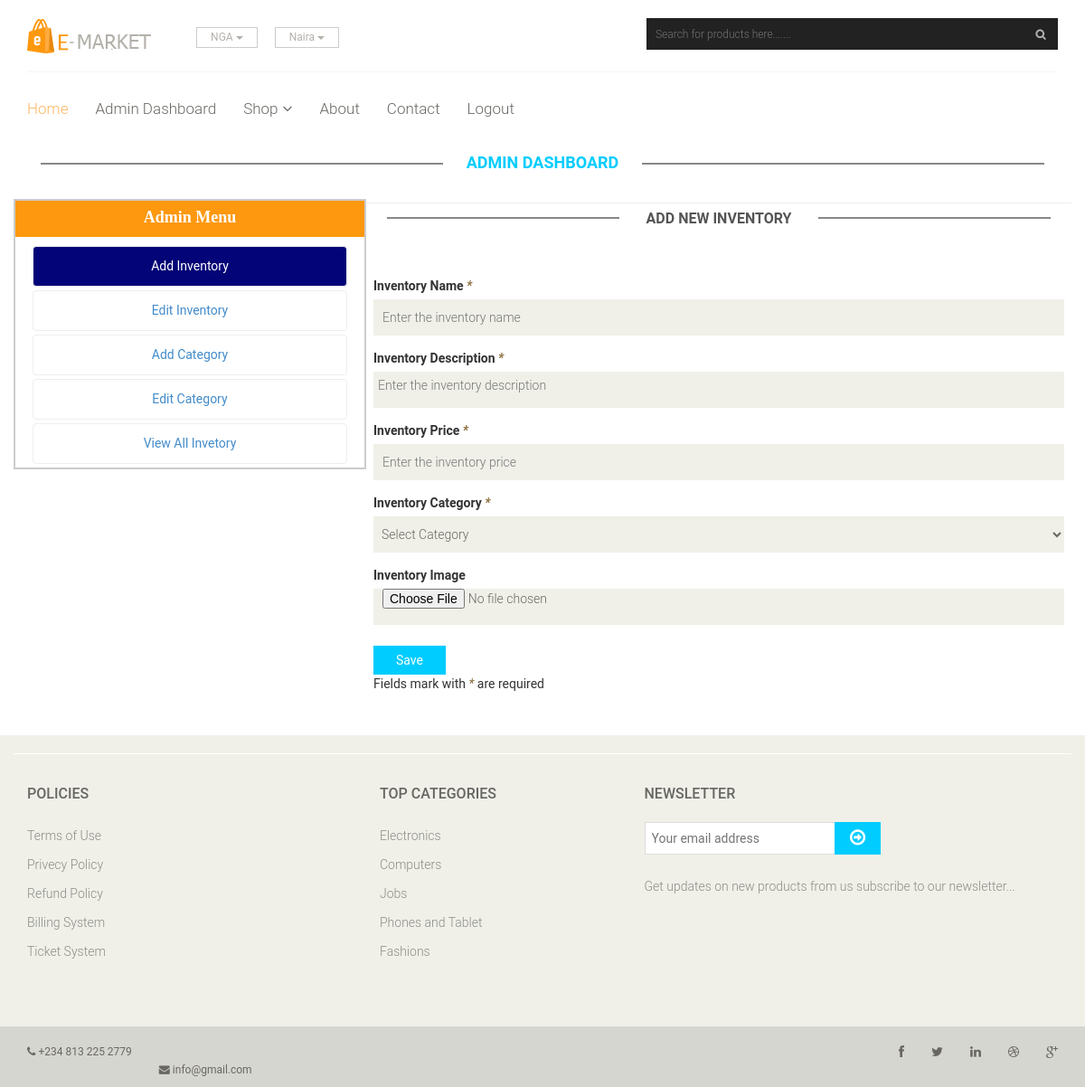
The page /add_product.php (signed in) on the database its author committed.
### tables this page shows
CREATE TABLE IF NOT EXISTS `categories` (
  `id` int(11) NOT NULL AUTO_INCREMENT,
  `name` varchar(50) NOT NULL,
  PRIMARY KEY (`id`),
  UNIQUE KEY `name` (`name`)
);

### add_product.php (the view, shortened to what this page needs)
<!DOCTYPE html>
<html lang="en">
<head>
    <link href="css/bootstrap.min.css" rel="stylesheet">
    <link href="css/font-awesome.min.css" rel="stylesheet">
    <link href="css/main.css" rel="stylesheet">
    <link href="css/responsive.css" rel="stylesheet">
    <link rel="stylesheet" type="text/css" href="css/other.css">
</head>
<body>
    <header id="header">
        <div class="header-middle">
            <div class="container">
                <div class="row">
                    <div class="col-sm-4">
                        <div class="logo pull-left">
                            <a href="index.php"><img src="images/home/logo.png" alt="" /></a>
                        </div>
                        <div class="btn-group pull-right">
                            <div class="btn-group">
                                <button type="button" class="btn btn-default dropdown-toggle usa" data-toggle="dropdown">
                                    NGA
                                    <span class="caret"></span>
                                </button>
                            </div>
                            <div class="btn-group">
                                <button type="button" class="btn btn-default dropdown-toggle usa" data-toggle="dropdown">
                                    Naira
                                    <span class="caret"></span>
                                </button>
                            </div>
                        </div>
                    </div>
                   <div class="col-sm-8">
                        <form action="search.php" method="get"><div class="search_box pull-right">
                            <input type="text" name="q" required placeholder="Search for products here......."/>
                        </div>
                        </form>
                    </div>
                </div>
            </div>
        </div>
        <div class="header-bottom">
            <div class="container">
                <div class="row">
                    <div class="col-sm-12">
                        <div class="mainmenu pull-left">
                            <ul class="nav navbar-nav collapse navbar-collapse">
                                <li><a href="index.php" class="active">Home</a></li>
                                <li><a href="dashboard.php">Admin Dashboard</a></li>
                                <li class="dropdown"><a href="#">Shop<i class="fa fa-angle-down"></i></a>
                                </li>
                                <li><a href="about.php">About</a></li>
                                <li><a href="contact.php">Contact</a></li>
                                <li><a href="logout.php">Logout</a></li>
                            </ul>
                        </div>
                    </div>
                </div>
            </div>
        </div>
    </header>
    <div class="container">
        <h2 class="title">admin dashboard</h2>
        <div class="row">
            <div class="col-sm-4 pull-left admin-left">
                <h4 align="center">
                    Admin Menu
                </h4>
                <ul>
                    <li><a href="add_product.php" class="active">Add Inventory</a></li>
                    <li><a href="edit_product.php">Edit Inventory</a></li>
                    <li><a href="add_category.php">Add Category</a></li>
                    <li><a href="edit_category.php">Edit Category</a></li>
                    <li><a href="admin-shop.php">View All Invetory</a></li>
                </ul>
            </div>
            <div class="col-sm-8 pull-right admin-right">
                <h2 class="title">Add new inventory</h2>
                <div class="row">
                    <div class="col-sm-12">
                    </div>
                </div>
                <section class="login-form" id="form">
                <form action="" method="post" enctype="multipart/form-data" role="form">
                    <div class="form-group">
                        <label for="name">Inventory Name <em class='text-warning'>*</em></label>
                        <input type="text" required placeholder="Enter the inventory name" name="name" id="name">
                    </div>
                    <div class="form-group">
                        <label for="desc">Inventory Description <em class='text-warning'>*</em></label>
                        <textarea name="desc" id="desc" required placeholder="Enter the inventory description"></textarea>
                    </div>
                    <div class="form-group">
                        <label for="price">Inventory Price <em class='text-warning'>*</em></label>
                        <input type="text" pattern="[0-9.0-9]+" required placeholder="Enter the inventory price" name="price" id="price">
                    </div>
                    <div class="form-group">
                        <label for="category">Inventory Category <em class='text-warning'>*</em></label>
                        <select name="category" id="category" required>
                            <option value="">Select Category</option>
                        </select>
                    </div>
                    <div class="form-group">
                        <label for="pic">Inventory Image</label>
                        <input type="file" name="pic" id="pic" accept="image/*">
                    </div>
                    <button type="submit" name="add">Save</button>
                    <p>
                        Fields mark with <em class='text-warning'>*</em> are required
                    </p>
                </form>
                </section>
            </div>
        </div>
    </div>
    <footer id="footer">
        <div class="footer-top">
        </div>
        <div class="footer-widget">
            <div class="container">
                <div class="row">
                    <div class="col-sm-4">
                        <div class="single-widget">
                            <h2>Policies</h2>
                            <ul class="nav nav-pills nav-stacked">
                                <li><a href="#">Terms of Use</a></li>
                                <li><a href="#">Privecy Policy</a></li>
                                <li><a href="#">Refund Policy</a></li>
                                <li><a href="#">Billing System</a></li>
                                <li><a href="#">Ticket System</a></li>
                            </ul>
                        </div>
                    </div>
                    <div class="col-sm-3">
                        <div class="single-widget">
                            <h2>Top Categories</h2>
                            <ul class="nav nav-pills nav-stacked">
                                <?php categories(); ?>
                            </ul>
                        </div>
                    </div>
                    <div class="col-sm-5">
                        <div class="single-widget">
                            <h2>Newsletter</h2>
                            <form action="#" class="searchform">
                                <input type="text" placeholder="Your email address" />
                                <button type="submit" class="btn btn-default"><i class="fa fa-arrow-circle-o-right"></i></button>
                                <p>Get updates on new products from us subscribe to our newsletter...</p>
                            </form>
                        </div>
                    </div>
                </div>
            </div>
        </div>
        <div class="footer-bottom">
            <div class="container">
                <div class="row">
                                    <div class="row">
                    <div class="col-sm-6">
                        <div class="contactinfo">
                            <ul class="nav nav-pills">
                                <li><a href="#"><i class="fa fa-phone"></i> +234 813 225 2779</a></li>
                                <li><a href="#"><i class="fa fa-envelope"></i> info@gmail.com</a></li>
                            </ul>
                        </div>
                    </div>
                    <div class="col-sm-6">
                        <div class="social-icons pull-right">
                            <ul class="nav navbar-nav">
                                <li><a href="#"><i class="fa fa-facebook"></i></a></li>
                                <li><a href="#"><i class="fa fa-twitter"></i></a></li>
                                <li><a href="#"><i class="fa fa-linkedin"></i></a></li>
                                <li><a href="#"><i class="fa fa-dribbble"></i></a></li>
                                <li><a href="#"><i class="fa fa-google-plus"></i></a></li>
                            </ul>
                        </div>
                    </div>
                </div>
            </div>
        </div>
    </footer>
</body>
</html>

### php/function.php (shortened to what this page needs)
<?php
	function categories(){
		$q = mysql_query("SELECT * FROM categories ORDER BY RAND() LIMIT 5")
			or die(mysql_error());
			while ($rs=mysql_fetch_assoc($q)) {
				echo "<li><a href='category.php?id=".$rs['id']."'>".$rs['name']."</li>";
			}
	}
?>

### css/main.css (style rules this page uses)
ul li { list-style: none; }
a { -webkit-transition: 300ms; -moz-transition: 300ms; -o-transition: 300ms; transition: 300ms; }
h1, h2, h3, h4, h5, h6 { font-family: 'Roboto', sans-serif; }
.contactinfo ul li a { font-size: 12px; color: #696763; font-family: 'Roboto', sans-serif; }
.social-icons ul li a { border: 0 none; border-radius: 0; color: #696763; padding:0px; }
.social-icons ul li { display:inline-block; }
.social-icons ul li a i { padding: 11px 15px; transition: all 0.9s ease 0s; -moz-transition: all 0.9s ease 0s; -webkit-transition: all 0.9s ease 0s; -o-transition: all 0.9s ease 0s; }
.header-middle .container .row { border-bottom: 1px solid #f5f5f5; margin-left: 0; margin-right: 0; padding-bottom: 20px; padding-top: 20px; }
.header-middle .container .row .col-sm-4 { padding-left: 0; }
.header-middle .container .row .col-sm-8 { padding-right:0; }
.usa { border-radius: 0; color: #B4B1AB; font-size: 12px; margin-right: 20px; padding: 2px 15px; margin-top: 10px; }
.header-bottom { padding-bottom: 30px; padding-top: 30px; }
.navbar-collapse.collapse { padding-left: 0; }
.mainmenu ul li { padding-right: 15px; padding-left: 15px; }
.mainmenu ul li:first-child { padding-left: 0px; }
.mainmenu ul li a { color: #696763; font-family: 'Roboto', sans-serif; font-size: 17px; font-weight: 300; padding: 0; padding-bottom: 10px; }
.mainmenu ul li a:hover, .mainmenu ul li a.active, .shop-menu ul li a.active { background:none; color:#fdb45e; }
.search_box input { background: #222; border: medium none; color: #FFF; font-family: 'roboto'; font-size: 12px; font-weight: 300; height: 35px; outline: medium none; padding-left: 10px; width: 455px; background-image: url(../images/home/searchicon.png); background-repeat: no-repeat; background-position: 430px; box-shadow: 0 0 2px #FFF; }
.fa-angle-down { padding-left: 5px; }
#footer { background: #F0F0E9; }
.footer-widget { margin-bottom: 68px; }
.footer-widget .container { border-top: 1px solid #FFFFFF; padding-top: 15px; }
.single-widget h2 { color: #666663; font-family: 'Roboto', sans-serif; font-size: 16px; font-weight: 500; margin-bottom: 22px; text-transform: uppercase; }
.single-widget ul li a { color: #8C8C88; font-family: 'Roboto', sans-serif; font-size: 14px; font-weight: 300; padding: 5px 0; }
.searchform input { border: 1px solid #DDDDDD; color: #CCCCC6; font-family: 'Roboto', sans-serif; font-size: 14px; margin-top: 0; outline: medium none; padding: 7px; width: 212px; }
.searchform button { background: #00ccff; border: medium none; border-radius: 0; margin-left: -5px; margin-top: -3px; padding: 7px 17px; }
.searchform button i { color: #FFFFFF; font-size: 20px; }
.searchform p { color: #8C8C88; font-family: 'Roboto', sans-serif; font-size: 14px; font-weight: 300; margin-top: 25px; }
.footer-bottom { background: #D6D6D0; padding-top: 10px; }
.left-sidebar h2:after, h2.title:after { content: " "; position: absolute; border: #888 solid thin; bottom:8px; left: 0; width: 100%; height: 0; z-index: -2; }
h2.title:before { content: " "; position: absolute; background: #fff; bottom: -6px; width: 220px; height: 30px; z-index: -1; left: 50%; margin-left: -110px; }
h2.title { color: #00ccff; font-family: 'Roboto', sans-serif; font-size: 18px; font-weight: 700; margin: 0 15px; text-transform: uppercase; margin-bottom: 30px; position: relative; text-align: center; }
#form { display: block; margin-bottom: 25px; margin-top: 25px; overflow: hidden; }
.login-form form input, .signup-form form input,select,textarea { background: #F0F0E9; border: medium none; color: #696763; display: block; font-family: 'Roboto', sans-serif; font-size: 14px; font-weight: 300; height: 40px; margin-bottom: 10px; outline: medium none; padding-left: 10px; width: 100%; box-shadow: 0 0 1px #F0F0E9; }
.login-form form button { margin-top: 23px; }
.login-form form button, .signup-form form button { background: #00ccff; border: medium none; border-radius: 0; color: #FFFFFF; display: block; font-family: 'Roboto', sans-serif; padding: 6px 25px; }
.user_info input, select, textarea { background: #F0F0E9; border:0; color: #696763; padding: 5px; width: 100%; border-radius: 0; resize: none }

### rows shown on the page
categories: name "Electronics"
categories: name "Computers"
categories: name "Jobs"
categories: name "Phones and Tablet"
categories: name "Fashions"
